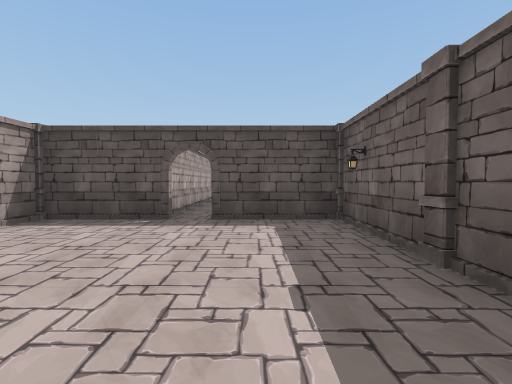
view 1 (above)

15 first-person views from a walk through a Unity game level. The camera is 1.2 m above the floor, tilts 2° down and sees 85° across. Doors are open. The floor is counted in squares, 2 m on a side. Each view is taken from the middle of a square. On the plan, view 1 faces up. The plan holds only what a view shows up to about 9 squares ahead; the rest is blank. The player is left out. Some animated figures are left out.

view 2
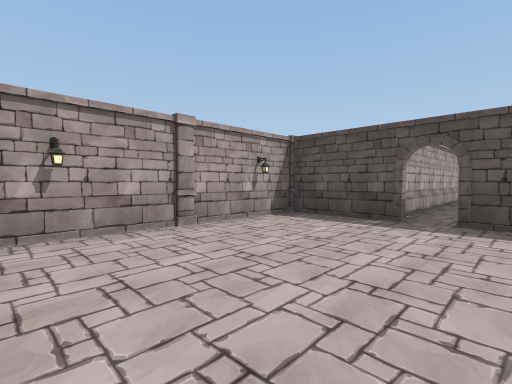

view 3
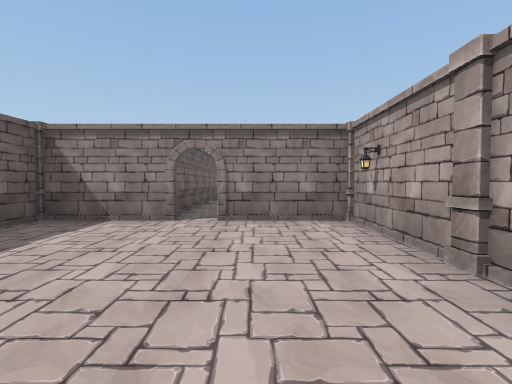

view 4
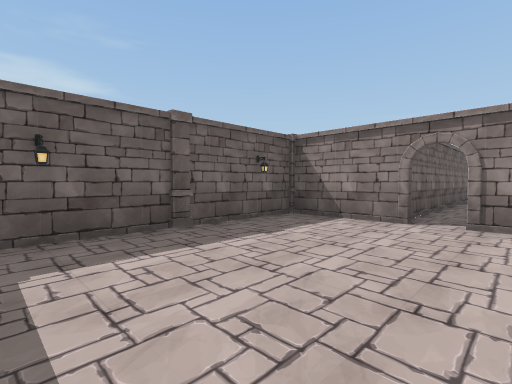

view 5
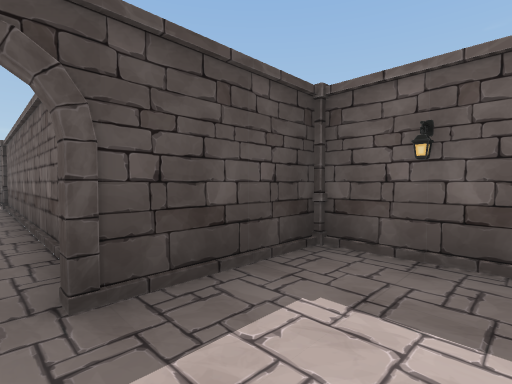

view 6
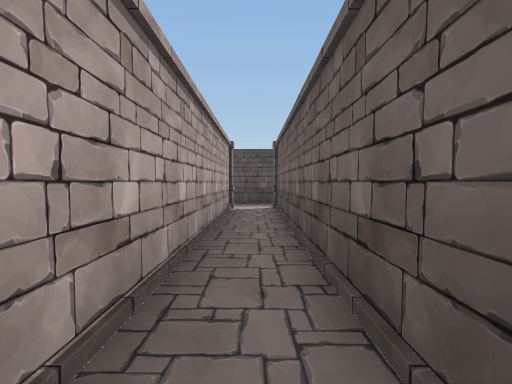

view 7
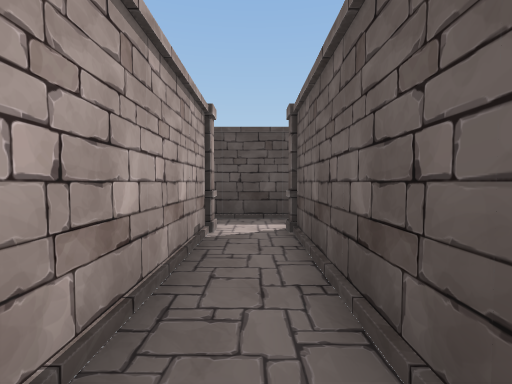

view 8
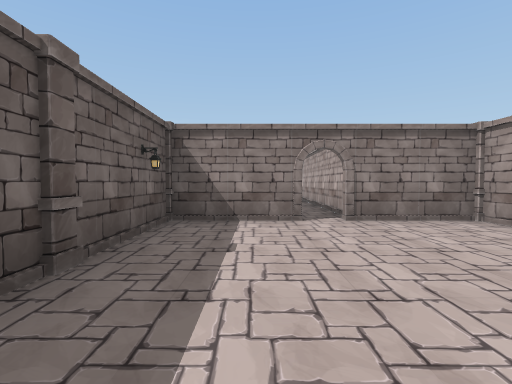

view 9
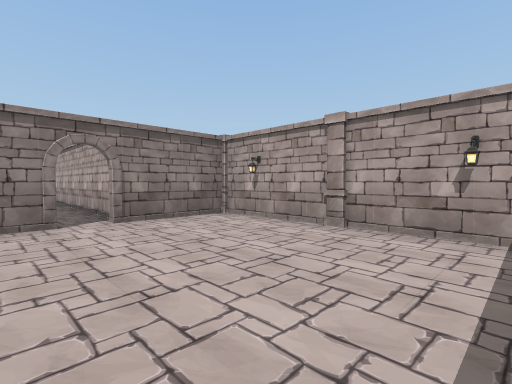

view 10
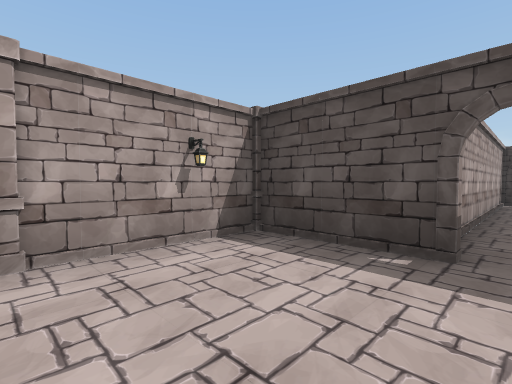

view 11
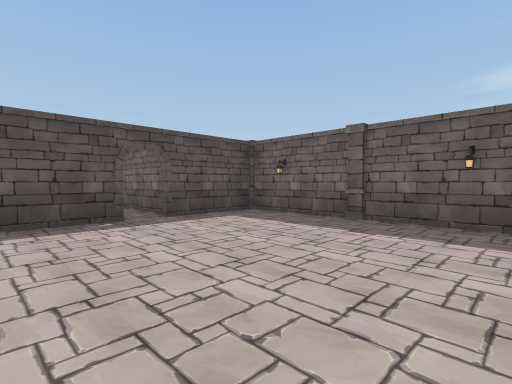

view 12
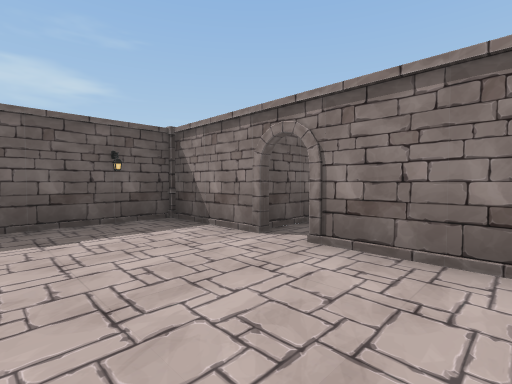

view 13
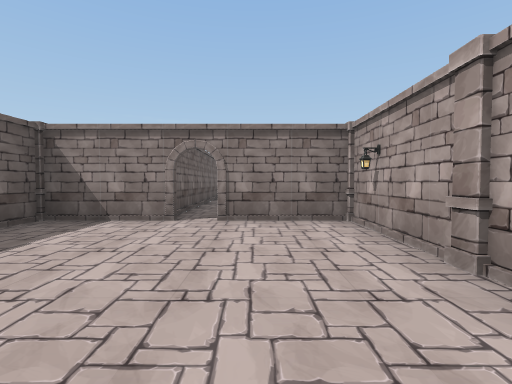

view 14
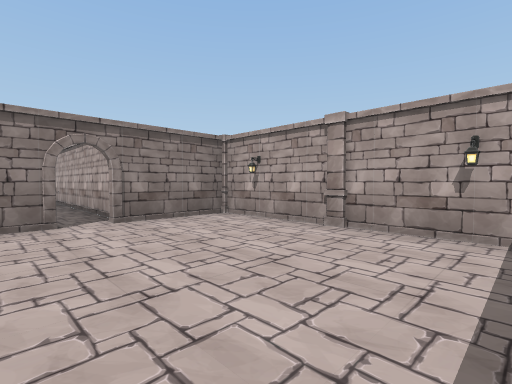

view 15
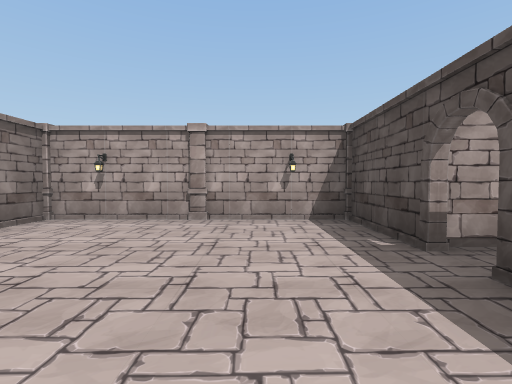

### Floor plan
Ten units are one square. View 1 is at (0, 0); x grows to the right and y downward. Boxes are objects, and circles mark ways between rooms. Rooms are numbered by the first view taken in them; rooms with no view inside come last. Other rooms are left out.
<svg viewBox="-50 -115 80 255">
<path fill="none" stroke="#000" d="M-14 -45 -35 -45 -35 -4M5 -45 -7 -45M-5 -55 -5 -104M-8 4 5 4M14 -5 14 -42M-35 4 -16 4M-16 -105 -16 -52M-5 70 -5 12M5 75 -7 75M-5 124 5 124M14 116 14 78M-35 124 -14 124M-16 4 -16 75 -35 75 -35 115"/>
<rect x="-45" y="-5" width="10" height="10" fill="#bbb"><title>pillar</title></rect>
<rect x="-45" y="-25" width="10" height="10" fill="#bbb"><title>pillar</title></rect>
<rect x="5" y="-5" width="20" height="20" fill="#bbb"><title>pillar</title></rect>
<rect x="5" y="-55" width="10" height="10" fill="#bbb"><title>pillar</title></rect>
<rect x="15" y="-25" width="10" height="10" fill="#bbb"><title>pillar</title></rect>
<rect x="-45" y="115" width="10" height="10" fill="#bbb"><title>pillar</title></rect>
<rect x="-45" y="95" width="10" height="10" fill="#bbb"><title>pillar</title></rect>
<rect x="5" y="115" width="20" height="20" fill="#bbb"><title>pillar</title></rect>
<rect x="5" y="65" width="10" height="10" fill="#bbb"><title>pillar</title></rect>
<rect x="15" y="95" width="10" height="10" fill="#bbb"><title>pillar</title></rect>
<circle cx="-10" cy="10" r="3" fill="#2a7"/>
<text x="-10" y="-30">1</text>
<text x="-10" y="90">2</text>
</svg>
Room 1 opens to room 2.

Where each view was taken, in squares from view 1:
view 1: 0 up, 0 right, facing up
view 2: 0 up, 0 right, facing up-left
view 3: 4 up, 2 left, facing down
view 4: 4 up, 2 left, facing down-right
view 5: 3 up, 1 left, facing up-right
view 6: 5 up, 1 left, facing up
view 7: 8 up, 1 left, facing up
view 8: 4 up, 0 right, facing down
view 9: 4 up, 0 right, facing down-left
view 10: 10 down, 1 left, facing up-left
view 11: 12 down, 3 left, facing up-right
view 12: 10 down, 3 left, facing down-right
view 13: 8 down, 2 left, facing down
view 14: 8 down, 0 right, facing down-left
view 15: 9 down, 1 right, facing left
